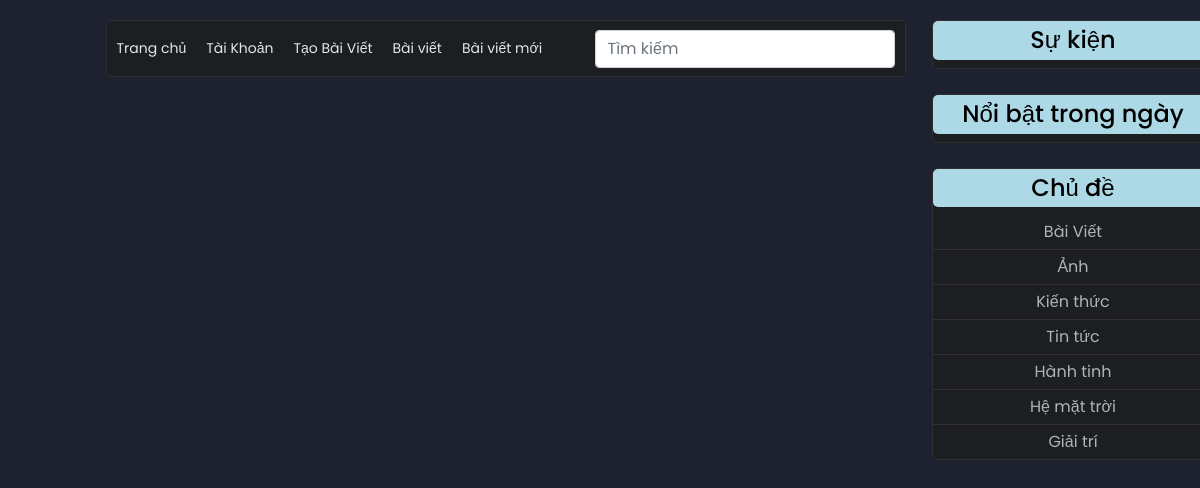
/clb/content.php, run on the app's committed database.
### tables this page shows
CREATE TABLE `post_categories` (
  `post_type` int(5) NOT NULL,
  `post_cat_name` varchar(20) NOT NULL
);

### clb/content.php (the view, shortened to what this page needs)
<!DOCTYPE html>
<html>
<head>
	<link rel="stylesheet" href="https://use.fontawesome.com/releases/v5.11.2/css/all.css">
	<link rel="stylesheet" href="css/style-main.css">
	<link rel="stylesheet" href="jarallax.css">
	<link rel="stylesheet" href="https://cdn.jsdelivr.net/npm/bootstrap@4.6.0/dist/css/bootstrap.min.css">
	<link rel="stylesheet" href="https://cdnjs.cloudflare.com/ajax/libs/animate.css/4.1.1/animate.min.css"/>
</head>
<body>
	<div class="container">
		<div class="show">
			<div class="show-left">
				<div class="show-left-content">
					<div class="left-content-top">
						<div class="first">
						<p><a href="index.php">Trang chủ</a></p>
						<p><a <?php if (isset($_SESSION['userid'])){
				            echo "href='account.php'";
				          }else{
				            echo "href='#' onclick='pop_up_fail();'";
				          } ?>>Tài Khoản</a></p>
						<p><a <?php if (isset($_SESSION['userid'])){
				            echo "href='upload.php'";
				          }else{
				            echo "href='#' onclick='pop_up_fail();'";
				          } ?>>Tạo Bài Viết</a></p>
				    <p><a href="javascript:void(0)" id="post">Bài viết</a></p>
				    <p><a href="javascript:void(0)" id="new-post">Bài viết mới</a></p>
						</div>
						<?php if (!isset($_GET['event'])) {	?>
						<div class="second">
							<form class="d-flex">
					            <input class="form-control me-2" type="search" id="search_post" placeholder="Tìm kiếm" aria-label="Search">
					    </form>
						</div>
						<?php } ?>
					</div>
				</div>
			</div>
			<div class="show-right">
				<div class="show-right-content">
					<?php
					if (isset($_GET['event'])) {
						echo "<h4>Bài viết mới nhất</h4>";
						require 'connect.php';
						mysqli_set_charset($conn,'UTF8');
						$select_event = "SELECT * FROM post where post_type != 3 ORDER BY 1 DESC LIMIT 0,4";
						$run_event = mysqli_query($conn,$select_event);
						while($row_event = mysqli_fetch_array($run_event)){
							$post_name = $row_event['post_name'];
							$post_id = $row_event['post_id'];
							echo '
								<div class="right-content">
									<a href="posts.php?post='.$post_id.'">'.$post_name.'</a>
								</div>
							';
					}
				}else{
					echo '<h4>Sự kiện</h4>';
					}
					?>
				</div>
				<div class="show-right-content">
					<h4>Nổi bật trong ngày</h4>
				</div>
				<div class="show-right-content">
					<h4>Chủ đề</h4>
					<?php
					require 'connect.php';
					mysqli_set_charset($conn,'UTF8');
						$select_cat = "SELECT * FROM post_categories where post_type != 3";
						$run_cat = mysqli_query($conn,$select_cat);
						while ($row_cat = mysqli_fetch_array($run_cat)) {
							$post_cat_name = $row_cat['post_cat_name'];
							$post_cat_id = $row_cat['post_type'];
							echo '
								<div class="right-content">
									<a href="content.php?cat='.$post_cat_id.'" class="post-type" id="t-'.$post_cat_id.'">'.$post_cat_name.'</a>
								</div>
							';
						}
					?>
				</div>
			</div>
		</div>
	</div>
</body>
</html>

### clb/css/style-main.css (style rules this page uses)
* { margin: 0; padding: 0; box-sizing: border-box; font-family: 'Poppins', sans-serif; }
html { overflow-y: overlay; }
body { background: #111; }
body:before { content: ''; position: fixed; top: 50%; left: 50%; transform: translate(-50%,-50%); font-size: 16em; font-weight: 700; color: transparent; -webkit-text-stroke: 1px #555; }

### data on the page
post_categories: post_cat_name "Bài Viết"
post_categories: post_cat_name "Ảnh"
post_categories: post_cat_name "Kiến thức"
post_categories: post_cat_name "Tin tức"
post_categories: post_cat_name "Hành tinh"
post_categories: post_cat_name "Hệ mặt trời"
post_categories: post_cat_name "Giải trí"
